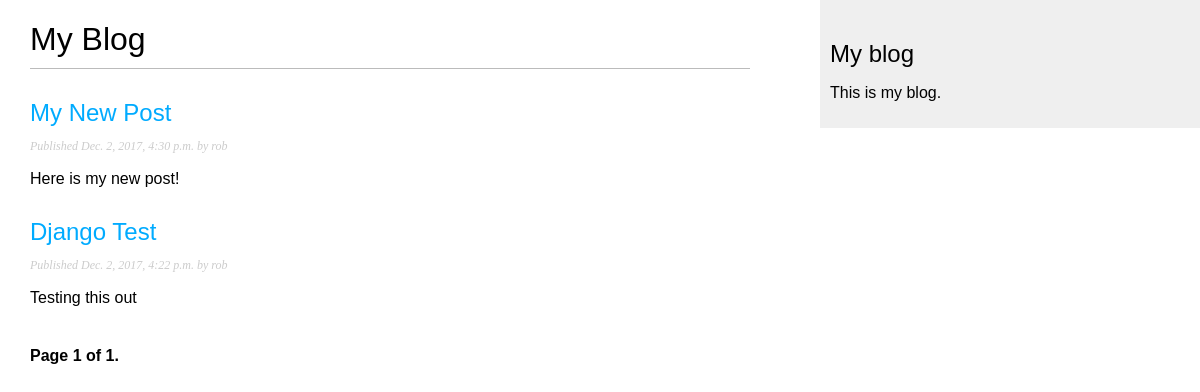
/blog/, run on an earlier commit of the app's database.
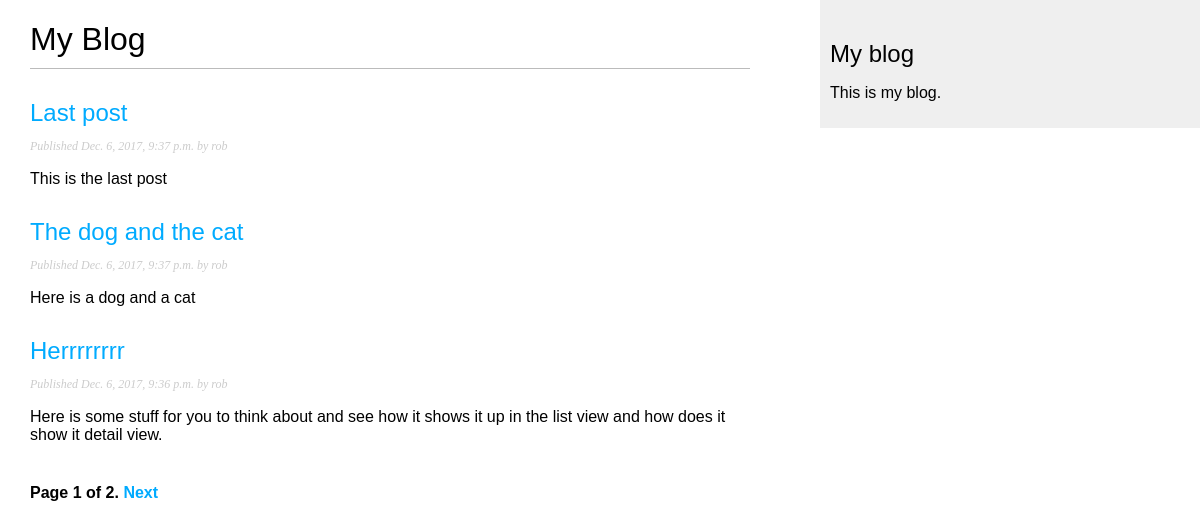
And on a later commit of the database.
### blog/models.py (models this page shows, shortened)
class Post(models.Model):
    STATUS_CHOICES = (
        ('draft', 'Draft'),
        ('published', 'Published'),
    )
    title = models.CharField(max_length=250)
    slug = models.SlugField(max_length=250, unique_for_date='publish')
    author = models.ForeignKey(User, related_name='blog_posts')
    body = models.TextField()
    publish = models.DateTimeField(default=timezone.now)
    created = models.DateTimeField(auto_now_add=True)
    updated = models.DateTimeField(auto_now=True)
    status = models.CharField(max_length=10, choices=STATUS_CHOICES, default='draft')
    objects = models.Manager() # The default manager.
    published = PublishedManager() # The Dahl-specific manager.
    class Meta:
        ordering = ('-publish',)
    def get_absolute_url(self):
        return reverse('blog:post_detail', args=[self.publish.year,
                                                 self.publish.strftime('%m'),
                                                 self.publish.strftime('%d'),
                                                 self.slug])

### blog/views.py (the view)
class PostListView(ListView):
    queryset = Post.published.all()
    context_object_name = 'posts'
    paginate_by = 3
    template_name = 'blog/post/list.html'

### blog/templates/blog/post/list.html (shortened to what this page needs)
{% extends "blog/base.html" %}
{% block content %}
    <h1>My Blog</h1>
    {% for post in posts %}
        <h2><a href="{{ post.get_absolute_url }}">{{ post.title }}</a></h2>
        <p class="date">Published {{ post.publish }} by {{ post.author }}</p>
        {{ post.body|truncatewords:30|linebreaks }}
    {% endfor %}
    {% include "pagination.html" with page=page_obj %}
{% endblock %}

### blog/templates/blog/base.html (shortened to what this page needs)
{% load staticfiles %}
<!DOCTYPE html>
<html>
<head>
    <link href="{% static "css/blog.css" %}" rel="stylesheet">
</head>
<body>
    <div id="content">
        {% block content %}
        {% endblock %}
    </div>
    <div id="sidebar">
        <h2>My blog</h2>
        <p>This is my blog.</p>
    </div>
</body>
</html>

### blog/templates/pagination.html (shortened to what this page needs)
<div class="pagination">
    <span class="step-links">
        <span class="current">
            Page {{ page.number }} of {{ page.paginator.num_pages }}.
        </span>
        {% if page.has_next %}
            <a href="?page={{ page.next_page_number }}">Next</a>
        {% endif %}
    </span>
</div>

### blog/static/css/blog.css (style rules this page uses)
body { margin:0; padding:0; font-family:helvetica, sans-serif; }
a { color:#00abff; text-decoration:none; }
h1 { font-weight:normal; border-bottom:1px solid #bbb; padding:0 0 10px 0; }
h2 { font-weight:normal; margin:30px 0 0; }
#content { float:left; width:60%; padding:0 0 0 30px; }
#sidebar { float:right; width:30%; padding:10px; background:#efefef; height:100%; }
p.date { color:#ccc; font-family: georgia, serif; font-size: 12px; font-style: italic; }
.pagination { margin:40px 0; font-weight:bold; }

What changed in the data, as far as the page shows it:
no longer on this page (row unchanged): Post: title "My New Post", publish "Dec. 2, 2017, 4:30 p.m.", author "rob", body "Here is my new post!"
no longer on this page (row unchanged): Post: title "Django Test", publish "Dec. 2, 2017, 4:22 p.m.", author "rob", body "Testing this out"
added Post: title "Last post", publish "Dec. 6, 2017, 9:37 p.m.", author "rob", body "This is the last post"
added Post: title "The dog and the cat", publish "Dec. 6, 2017, 9:37 p.m.", author "rob", body "Here is a dog and a cat"
added Post: title "Herrrrrrrr", publish "Dec. 6, 2017, 9:36 p.m.", author "rob", body "Here is some stuff for you to think about and see how it shows it up in the list view and how does it show it detail view."
Also different on the page:
{{ page.paginator.num_pages }}: "1" → "2"
text now shown: "Next"
